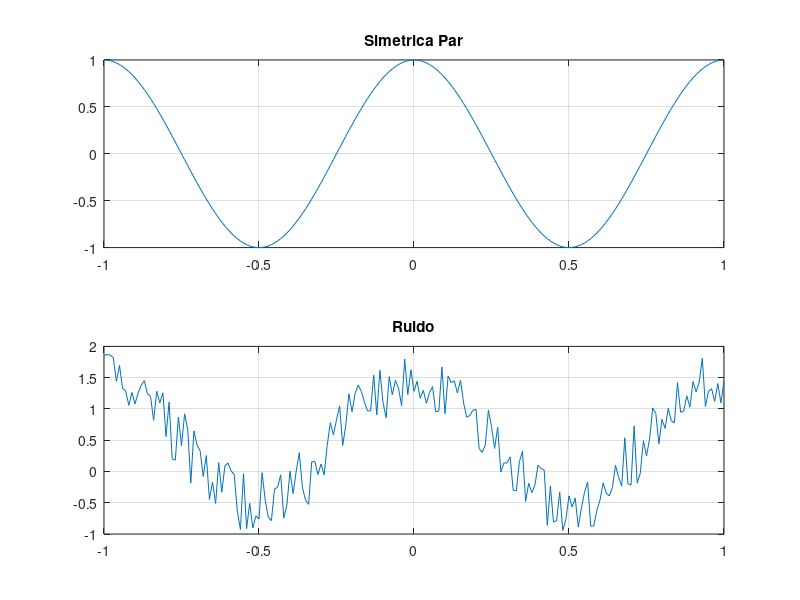

Here is the MATLAB script that generated this plot:
% Henry Lema - Ruido
T=[-1:0.01:1];
y=cos(2*pi*T);
subplot(2,1,1);
plot(T,y);
title ('Simetrica Par')
grid on
T=[-1:0.01:1];
y=cos(2*pi*T);
ruido=rand(1,length (T))
y=y+ruido;
subplot (2,1,2)
plot (T,y);
title ('Ruido')
grid on 